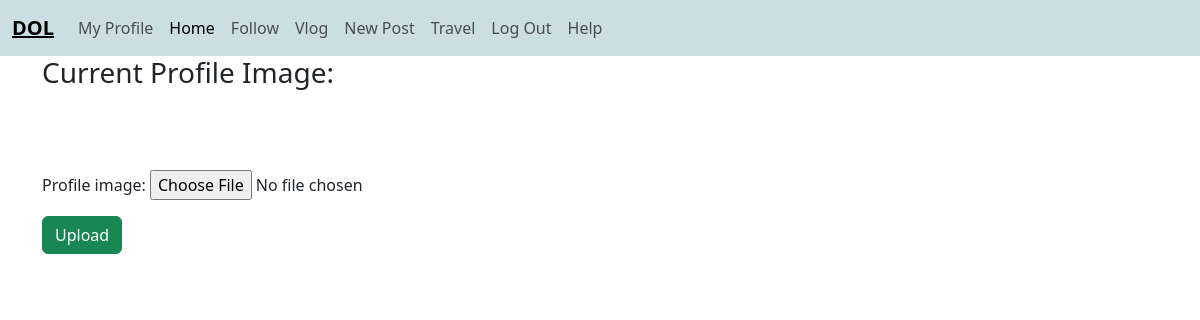
Page /accounts/editprofile/1/ (signed in) on the earlier database version.
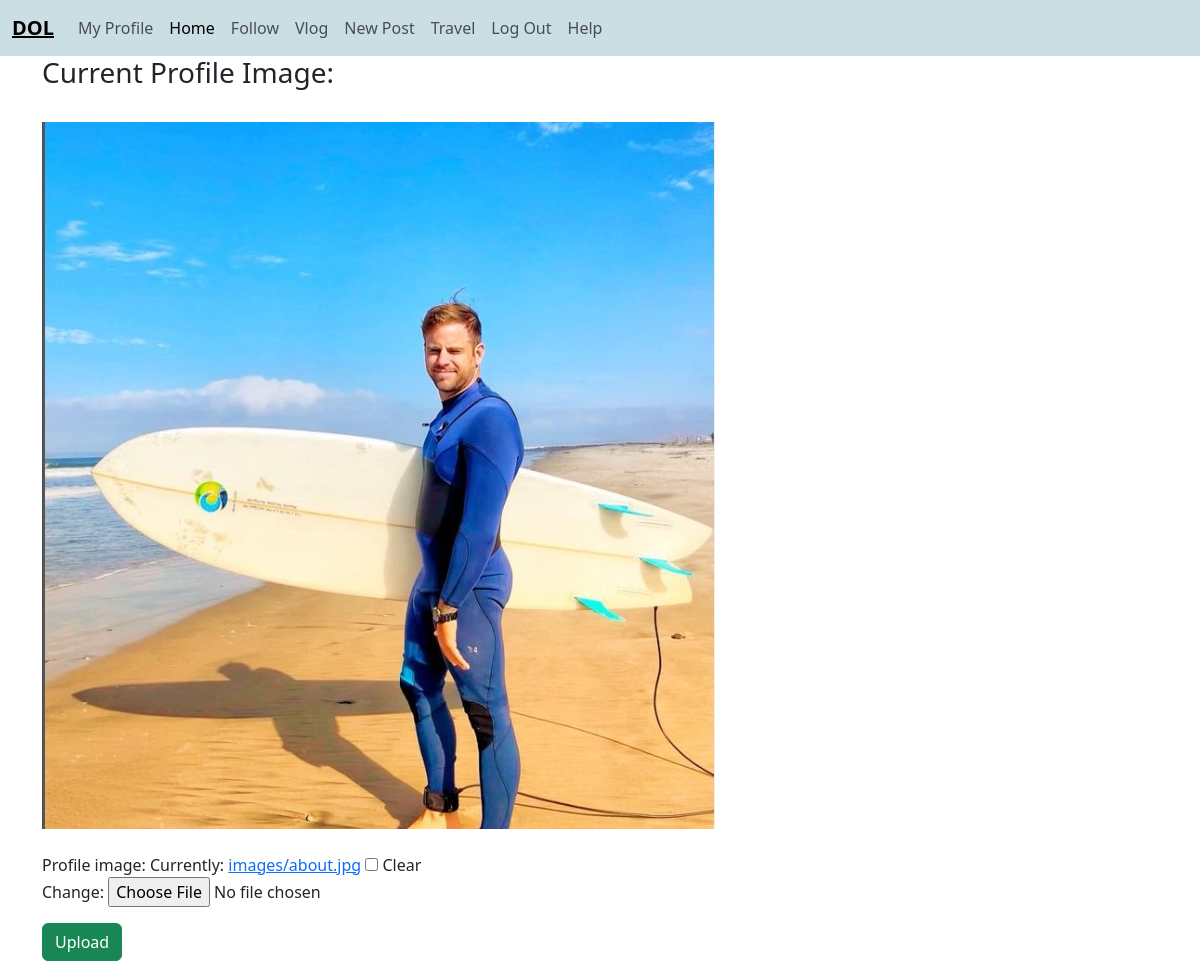
Same page on the later database version.
### accounts/models.py (models this page shows, shortened)
class Profile(models.Model):
    user = models.OneToOneField(User, on_delete=models.CASCADE)
    follows = models.ManyToManyField("self",
        related_name="followed_by", #opposite of name
        symmetrical=False, # Somone can follow you but you dont have to follow back
        blank=True) #You dont have to follow anyone
    date_modified = models.DateTimeField(User, auto_now=True)
    profile_image = models.ImageField(null=True, blank=True, upload_to="images/")

### accounts/views.py (the view, shortened to what this page needs)
# urls.py: path('editprofile/<int:pk>/', EditProfileView.as_view(), name='editProfile'),
class EditProfileView(LoginRequiredMixin, UpdateView):
    template_name ="accounts/editprofile.html"
    model = Profile
    fields = ["profile_image"]
    success_url = reverse_lazy('vlist')

### templates/accounts/editprofile.html (shortened to what this page needs)
{% extends 'base.html' %}
{% load static %}
{% block content %}
<h3>Current Profile Image: </h3>
<br>
<img src='/static/upload/{{ profile.profile_image }}' alt="">
<br><br>
<form method="POST" enctype="multipart/form-data">
    {{ form.as_p }}
    <input type="submit" value="Upload" class = "btn btn-success">
</form>
{% endblock content %}

Differences in the rows shown:
changed Profile: profile_image: picture added
Other differences:
form field as_p: (not shown) → "☐"
text no longer shown: "Profile image:"
text now shown: "Profile image: Currently: images/about.jpg Clear Change:"
